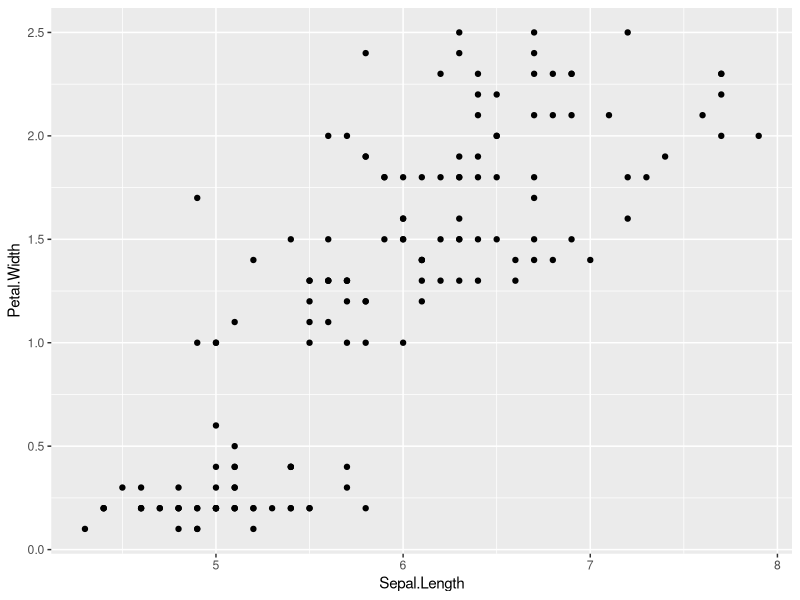

Generate this figure with R:
## ---- chunk 1
library(tidyverse)

data(iris)
## ---- chunk 2
ggplot(iris, aes(Sepal.Length, Petal.Width)) + geom_point()
